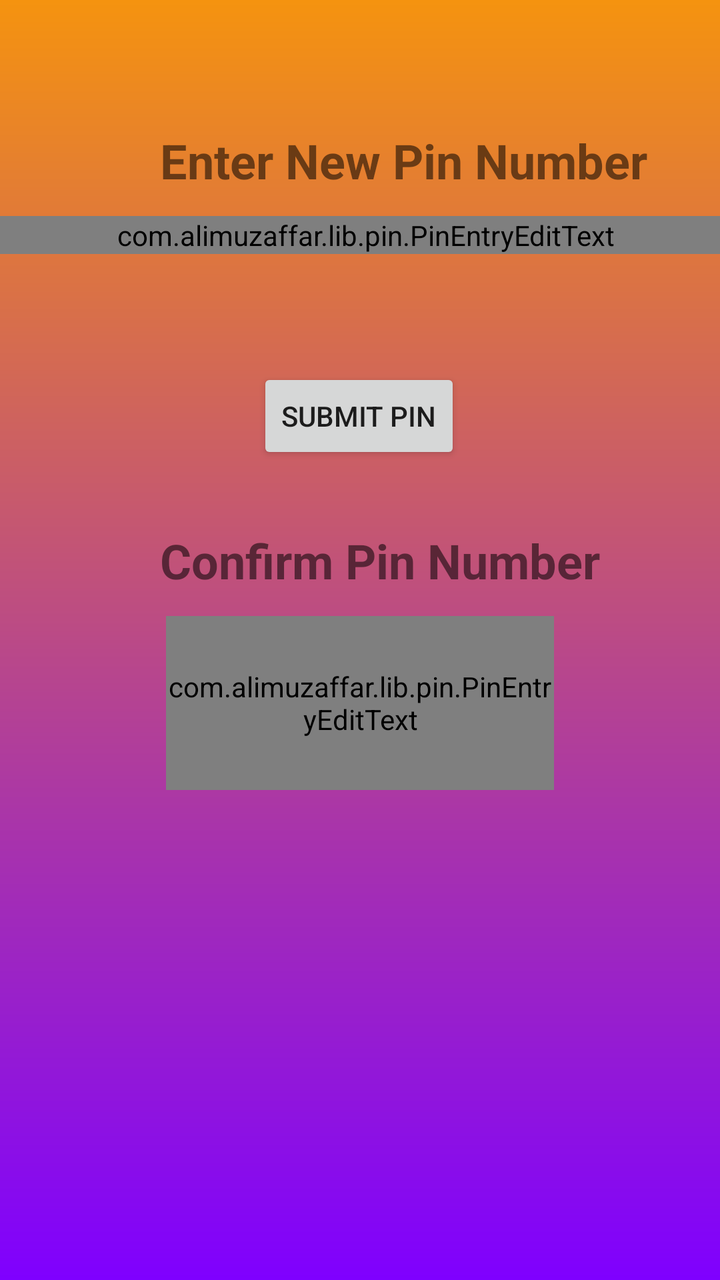
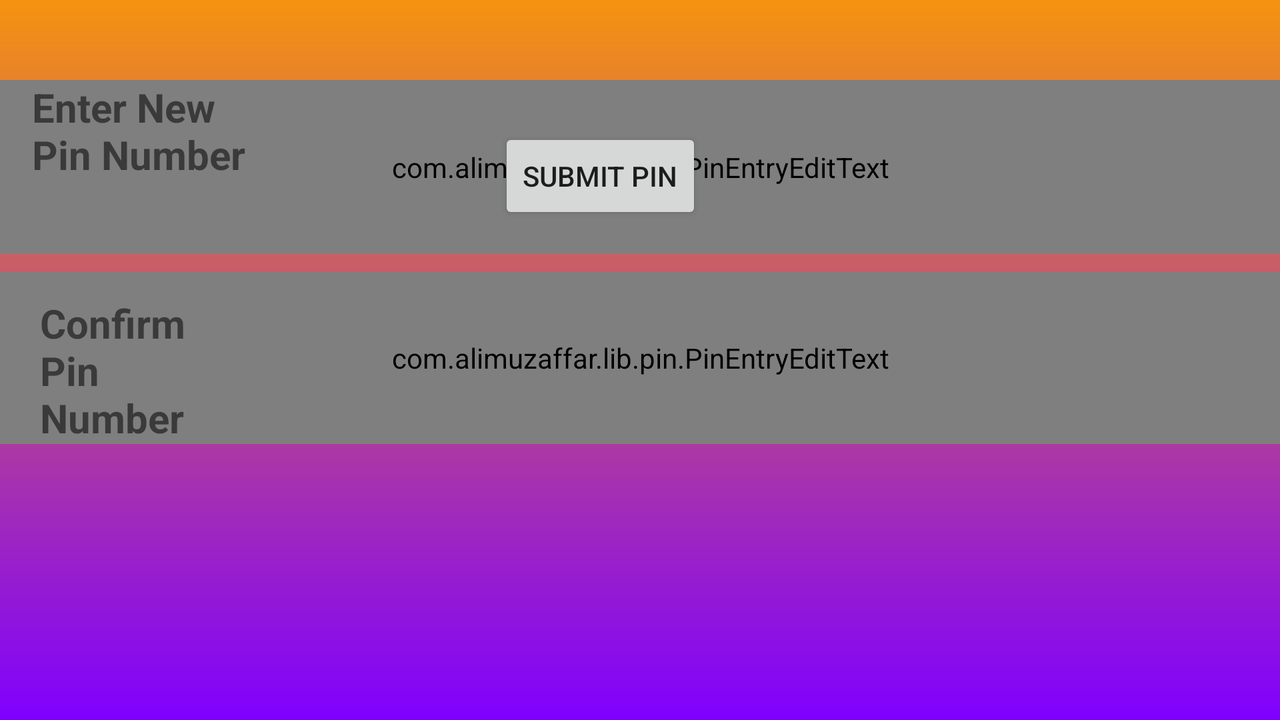

The same Android screen from two of the app's own layout files: first res/layout/ as a phone draws it, then the author's variant for another configuration, drawn on a device whose configuration selects that folder. Both files follow.
<!-- AndroidManifest.xml: application theme AppTheme -->
<!-- res/layout/activity_change_pin_number_new.xml -->
<?xml version="1.0" encoding="utf-8"?>
<android.support.constraint.ConstraintLayout xmlns:android="http://schemas.android.com/apk/res/android"
    xmlns:app="http://schemas.android.com/apk/res-auto"
    xmlns:tools="http://schemas.android.com/tools"
    android:layout_width="match_parent"
    android:layout_height="match_parent"
    android:background="@drawable/gradient"
    tools:context=".ChangePinNumber"
    android:clickable="true">

    
    <com.alimuzaffar.lib.pin.PinEntryEditText
        android:id="@+id/pinEditText2"
        android:layout_width="431dp"
        android:layout_height="0dp"
        android:layout_marginStart="32dp"
        android:layout_marginTop="108dp"
        android:layout_marginEnd="32dp"
        android:cursorVisible="false"
        android:digits="1234567890"
        android:inputType="numberPassword"
        android:maxLength="4"
        android:textIsSelectable="false"
        android:textSize="40sp"
        android:textStyle="bold"
        app:layout_constraintEnd_toEndOf="parent"
        app:layout_constraintHorizontal_bias="0.481"
        app:layout_constraintStart_toStartOf="parent"
        app:layout_constraintTop_toTopOf="parent"
        app:pinAnimationType="popIn"
        app:pinBackgroundIsSquare="true"
        app:pinLineColors="@android:color/black" />

    <com.alimuzaffar.lib.pin.PinEntryEditText
        android:id="@+id/pinConfirmEditText2"
        android:layout_width="0dp"
        android:layout_height="87dp"
        android:layout_marginStart="83dp"
        android:layout_marginTop="308dp"
        android:layout_marginEnd="83dp"
        android:cursorVisible="false"
        android:digits="1234567890"
        android:inputType="numberPassword"
        android:maxLength="4"
        android:textIsSelectable="false"
        android:textSize="40sp"
        android:textStyle="bold"
        app:layout_constraintEnd_toEndOf="parent"
        app:layout_constraintHorizontal_bias="1.0"
        app:layout_constraintStart_toStartOf="parent"
        app:layout_constraintTop_toTopOf="parent"
        app:pinAnimationType="popIn"
        app:pinBackgroundIsSquare="true"
        app:pinLineColors="@android:color/black" />

    <Button
        android:id="@+id/submitBtn2"
        android:layout_width="wrap_content"
        android:layout_height="wrap_content"
        android:layout_marginStart="8dp"
        android:layout_marginEnd="8dp"
        android:layout_marginBottom="408dp"
        android:text="@string/submit_pin"
        app:layout_constraintBottom_toBottomOf="parent"
        app:layout_constraintEnd_toEndOf="parent"
        app:layout_constraintHorizontal_bias="0.498"
        app:layout_constraintStart_toStartOf="parent"
        app:layout_constraintTop_toBottomOf="@+id/pinEditText"
        app:layout_constraintVertical_bias="0.996" />

    <TextView
        android:id="@+id/textView3"
        android:layout_width="330dp"
        android:layout_height="43dp"
        android:layout_marginStart="80dp"
        android:layout_marginTop="64dp"
        android:text="@string/enter_new_pin_number"
        android:textSize="24sp"
        android:textStyle="bold"
        app:layout_constraintStart_toStartOf="parent"
        app:layout_constraintTop_toTopOf="parent" />

    <TextView
        android:id="@+id/textView4"
        android:layout_width="330dp"
        android:layout_height="43dp"
        android:layout_marginStart="80dp"
        android:layout_marginTop="264dp"
        android:text="@string/confirm_pin_number"
        android:textSize="24sp"
        android:textStyle="bold"
        app:layout_constraintStart_toStartOf="parent"
        app:layout_constraintTop_toTopOf="parent" />



</android.support.constraint.ConstraintLayout>
<!-- resources referenced by this layout -->
<resources>
  <!-- drawable gradient (drawable) -->
  <?xml version="1.0" encoding="utf-8"?>
  <shape android:shape="rectangle"
      xmlns:android="http://schemas.android.com/apk/res/android">
      <gradient
          android:startColor="#7f00ff"
          android:endColor="#F5930F"
          android:angle="90"
          />
  
  
  </shape>
  <string name="confirm_pin_number">Confirm Pin Number</string>
  <string name="enter_new_pin_number">Enter New Pin Number</string>
  <string name="submit_pin">Submit Pin</string>
</resources>
<!-- res/layout-land/activity_change_pin_number_new.xml (the author's variant of the layout above) -->
<!-- drawn on the phone turned sideways -->
<?xml version="1.0" encoding="utf-8"?>
<android.support.constraint.ConstraintLayout xmlns:android="http://schemas.android.com/apk/res/android"
    xmlns:app="http://schemas.android.com/apk/res-auto"
    xmlns:tools="http://schemas.android.com/tools"
    android:layout_width="match_parent"
    android:layout_height="match_parent"
    android:background="@drawable/gradient"
    android:clickable="true"
    tools:context=".ChangePinNumber"
    >

    
    <com.alimuzaffar.lib.pin.PinEntryEditText
        android:id="@+id/pinEditText2"
        android:layout_width="698dp"
        android:layout_height="87dp"
        android:layout_marginStart="8dp"
        android:layout_marginTop="40dp"
        android:layout_marginEnd="8dp"
        android:cursorVisible="false"
        android:digits="1234567890"
        android:inputType="numberPassword"
        android:maxLength="4"
        android:textIsSelectable="false"
        android:textSize="40sp"
        android:textStyle="bold"
        app:layout_constraintEnd_toEndOf="parent"
        app:layout_constraintStart_toStartOf="parent"
        app:layout_constraintTop_toTopOf="parent"
        app:pinAnimationType="popIn"
        app:pinBackgroundIsSquare="true"
        app:pinLineColors="@android:color/black" />

    <com.alimuzaffar.lib.pin.PinEntryEditText
        android:id="@+id/pinConfirmEditText2"
        android:layout_width="698dp"
        android:layout_height="86dp"
        android:layout_marginStart="8dp"
        android:layout_marginTop="136dp"
        android:layout_marginEnd="8dp"
        android:cursorVisible="false"
        android:digits="1234567890"
        android:inputType="numberPassword"
        android:maxLength="4"
        android:textIsSelectable="false"
        android:textSize="40sp"
        android:textStyle="bold"
        app:layout_constraintEnd_toEndOf="parent"
        app:layout_constraintStart_toStartOf="parent"
        app:layout_constraintTop_toTopOf="parent"
        app:pinAnimationType="popIn"
        app:pinBackgroundIsSquare="true"
        app:pinLineColors="@android:color/black" />

    <Button
        android:id="@+id/submitBtn2"
        android:layout_width="wrap_content"
        android:layout_height="wrap_content"
        android:layout_marginStart="8dp"
        android:layout_marginEnd="8dp"
        android:layout_marginBottom="248dp"
        android:text="@string/submit_pin"
        app:layout_constraintBottom_toBottomOf="parent"
        app:layout_constraintEnd_toEndOf="parent"
        app:layout_constraintHorizontal_bias="0.462"
        app:layout_constraintStart_toStartOf="parent" />

    <TextView
        android:id="@+id/enterPinTextView"
        android:layout_width="108dp"
        android:layout_height="70dp"
        android:layout_marginStart="16dp"
        android:layout_marginTop="40dp"
        android:text="@string/enter_new_pin_number"
        android:textSize="20sp"
        android:textStyle="bold"
        app:layout_constraintStart_toStartOf="parent"
        app:layout_constraintTop_toTopOf="parent" />

    <TextView
        android:id="@+id/enterPinTextView2"
        android:layout_width="104dp"
        android:layout_height="76dp"
        android:layout_marginStart="20dp"
        android:layout_marginTop="148dp"
        android:text="@string/confirm_pin_number"
        android:textSize="20sp"
        android:textStyle="bold"
        app:layout_constraintStart_toStartOf="parent"
        app:layout_constraintTop_toTopOf="parent" />



</android.support.constraint.ConstraintLayout>
